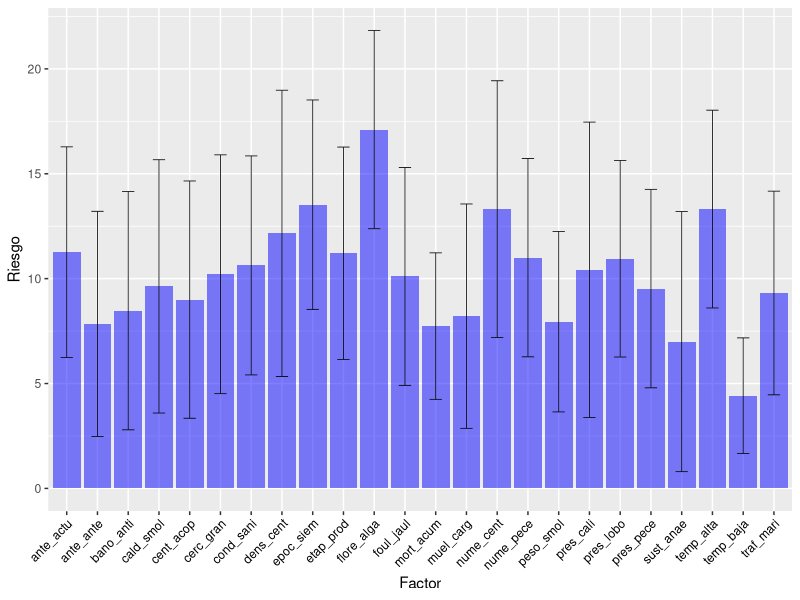
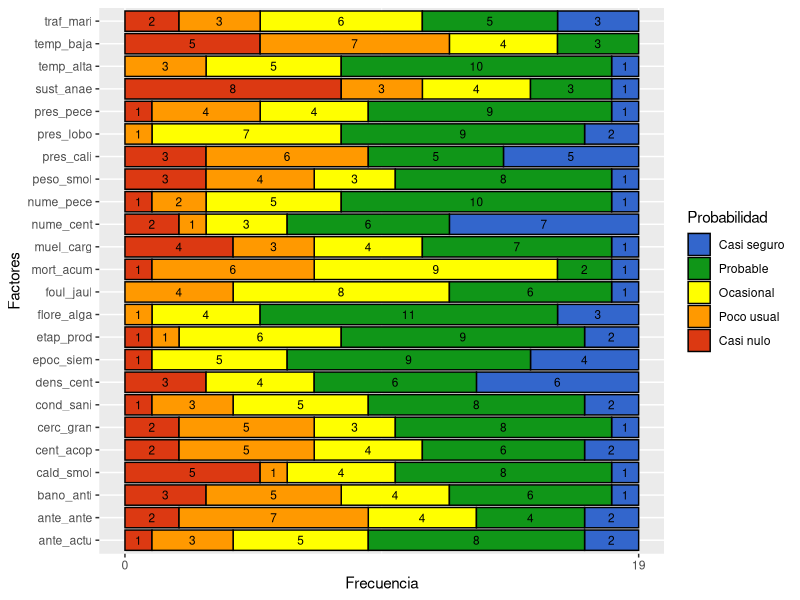
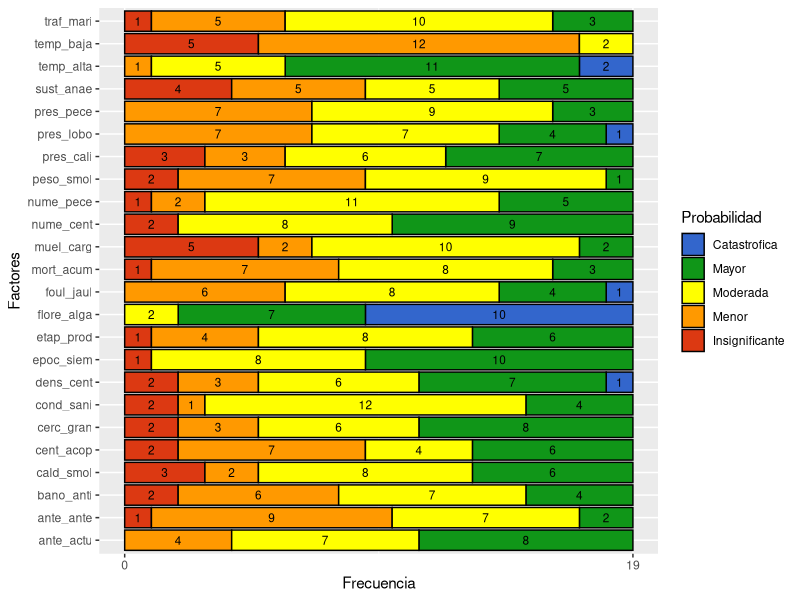

The R source for these figures, in order: (Note: this script raises an error after producing the figures.)
install.packages("ggplot2")
install.packages("plyr")

#Load library
library("ggplot2")

#Read data
localidad = read.csv("los lagos.csv") 
num_respuestas=19# 17 magallanes, 19 los lagos, 13 aysen 


#GRAPH 1 - Bars graph for average and standard deviation of each factors risk

#Calculate average and sd, based on aggregation of column 11 (factor code)
localidad.riesgo.mean<-aggregate(localidad[11], list(localidad$Codigo), mean)
localidad.riesgo.sd<-aggregate(localidad[11], list(localidad$Codigo), sd)

#Group information in one data frame
data <- data.frame(
  factor=localidad.riesgo.mean[c(1)],
  mean=localidad.riesgo.mean[c(2)],
  sd=localidad.riesgo.sd[c(2)]
)

#Change columns name
colnames(data) <- c("factor", "mean", "sd")

#Generamos graph with error lines
ggplot(data) +
  #Avergages bar
  geom_bar( aes(x=factor, y=mean), stat="identity", fill="blue", alpha=0.5) + 
  #Errors asociated to sd
  geom_errorbar( aes(x=factor, ymin=mean-sd, ymax=mean+sd), width=0.4, colour="black", alpha=0.9, size=0.3) +
  #Axis text alignment
  theme(axis.text.x = element_text(angle=45, hjust=1, color = "black"))+
  #Edges name
  ylab("Riesgo")+xlab("Factor")

#GRAPH 2 - Stacked bar graph for frequency of occurancy of each value asigned to the probability of each factor

library(plyr)
#For each factor, count the amount of time each probability occurs
tabla <-count(localidad, c("Codigo", "Probabilidad_n"))

#Change legend order
tabla$Probabilidad_n2 <- factor(tabla$Probabilidad_n, c("Casi seguro","Probable","Ocasional","Poco usual","Casi nulo"))


#Plot
ggplot(tabla, aes(x = Codigo, y = freq, fill = Probabilidad_n2, label = freq)) +
  geom_bar(stat = "identity", colour="black") +
  #Text indicating number of occurrences
  geom_text(size = 3, position = position_stack(vjust = 0.5))+
  #Flip graph horizontally
  coord_flip()+
  #Egdges parameters
  scale_y_continuous(limits=c(0,num_respuestas), breaks=c(0,num_respuestas))+
  #Colors for different probabilities
  scale_fill_manual(values = c("#3366CC","#109618","yellow", "#FF9900","#DC3912") )+
  labs(fill="Probabilidad")+
  #Edges names
  xlab("Factores")+ylab("Frecuencia")


#GRAPH 3 - Stacked bar graph. Same as previous one but with consequences value instead of probability

library(plyr)
tabla <-count(localidad, c("Codigo", "Consecuencia_n"))

tabla$Consecuencia_n2 <- factor(tabla$Consecuencia_n, c("Catastrofica", "Mayor", "Moderada","Menor","Insignificante"))

ggplot(tabla, aes(x = Codigo, y = freq, fill = Consecuencia_n2, label = freq)) + geom_bar(stat = "identity", colour="black") + geom_text(size = 3, position = position_stack(vjust = 0.5))+coord_flip()+ scale_y_continuous(limits=c(0,num_respuestas), breaks=c(0,num_respuestas))+scale_fill_manual(values = c("#3366CC","#109618","yellow", "#FF9900","#DC3912") )+labs(fill="Probabilidad")+xlab("Factores")+ylab("Frecuencia")

#GRAPH 4 - Biplot probability consequence with standard deviation

#Calculate average and standard deviation for probability and consequence
factor=aggregate(localidad[8], list(localidad$Codigo), mean)[c(1)]
probabilidad.mean=aggregate(localidad[8], list(localidad$Codigo), mean)[c(2)]
probabilidad.sd=aggregate(localidad[8], list(localidad$Codigo), sd)[c(2)]
consecuencia.mean=aggregate(localidad[9], list(localidad$Codigo), mean)[c(2)]
consecuencia.sd=aggregate(localidad[9], list(localidad$Codigo), sd)[c(2)]



#Pllot points
qplot(probabilidad.mean,consecuencia.mean)+
  #Standar deviation
  geom_errorbar(aes(ymin=consecuencia.mean-consecuencia.sd, ymax=consecuencia.mean+consecuencia.sd), width=0.05)+
  geom_errorbarh(aes(xmin=probabilidad.mean-probabilidad.sd, xmax=probabilidad.mean+probabilidad.sd), width=0.1)+
  #Limits and margins of edges
  scale_x_continuous(limits = c(0, 6),expand = c(0,0))+scale_y_continuous(limits = c(0, 6),expand = c(0,0))+
  #Add factors names
  geom_text(aes(label=rownames(factor)),hjust=0, vjust=0, color="blue")+
  #Names for edges
  xlab("Probabilidad")+ylab("Consecuencia")+
  #Paint background
  geom_rect(aes(xmin = 3, xmax = 5, ymin = 3, ymax = 5),fill = "red", alpha = 0.02)+
  geom_rect(aes(xmin = 2, xmax = 3, ymin = 4, ymax = 5),fill = "pink", alpha = 0.02)+
  geom_rect(aes(xmin = 4, xmax = 5, ymin = 2, ymax = 3),fill = "pink", alpha = 0.02)+
  geom_rect(aes(xmin = 1, xmax = 2, ymin = 3, ymax = 5),fill = "yellow", alpha = 0.02)+
  geom_rect(aes(xmin = 2, xmax = 3, ymin = 2, ymax = 4),fill = "yellow", alpha = 0.02)+
  geom_rect(aes(xmin = 3, xmax = 4, ymin = 1, ymax = 3),fill = "yellow", alpha = 0.02)+
  geom_rect(aes(xmin = 4, xmax = 5, ymin = 1, ymax = 2),fill = "yellow", alpha = 0.02)+
  geom_rect(aes(xmin = 0, xmax = 1, ymin = 3, ymax = 5),fill = "lightgreen", alpha = 0.02)+
  geom_rect(aes(xmin = 1, xmax = 2, ymin = 1, ymax = 3),fill = "lightgreen", alpha = 0.02)+
  geom_rect(aes(xmin = 2, xmax = 3, ymin = 1, ymax = 2),fill = "lightgreen", alpha = 0.02)+
  geom_rect(aes(xmin = 3, xmax = 5, ymin = 0, ymax = 1),fill = "lightgreen", alpha = 0.02)+
  geom_rect(aes(xmin = 0, xmax = 1, ymin = 0, ymax = 3),fill = "green", alpha = 0.02)+
  geom_rect(aes(xmin = 1, xmax = 3, ymin = 0, ymax = 1),fill = "green", alpha = 0.02)+
  geom_rect(aes(xmin = 0, xmax = 6, ymin = 5, ymax = 6),fill = "white", alpha = 0.02)+
  #Arrange grid
  theme_bw()+
  theme(axis.line = element_line(colour = "black"),
        panel.grid.minor = element_blank(),
        panel.border = element_blank()) 
